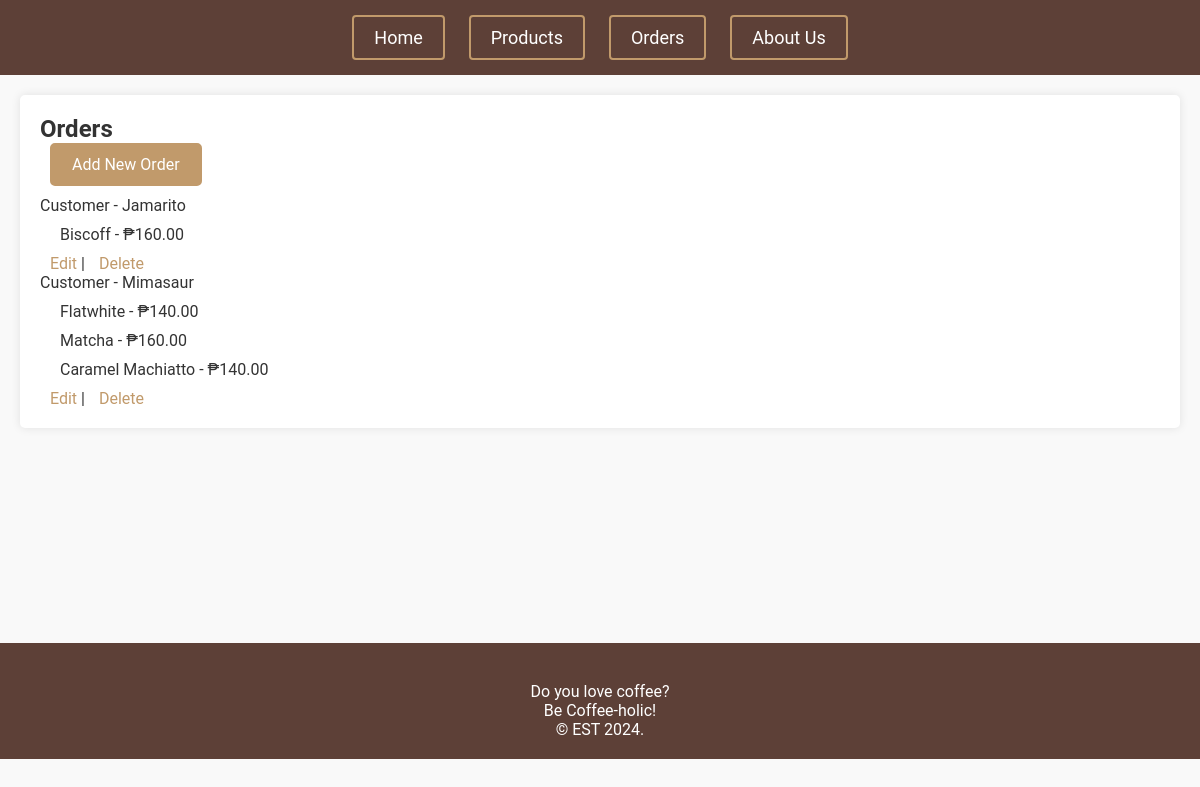
The page /order/ on the database its author committed.
### caffeine/models.py (models this page shows, shortened)
class BaseModel(models.Model):
    created_at = models.DateTimeField(auto_now_add=True, db_index=True)
    updated_at = models.DateTimeField(auto_now=True)
    class Meta:
        abstract = True

class OrderItem(BaseModel):
    name = models.CharField(max_length=100, null=True, blank=True)
    product = models.ManyToManyField(Product, blank=True)

class Product(BaseModel):
    name = models.CharField(max_length=200)
    description = models.TextField()
    category = models.ForeignKey(Category, on_delete=models.CASCADE)
    price = models.DecimalField(max_digits=10, decimal_places=2)

### caffeine/views.py (the view)
# urls.py: path('order/', views.OrderListView.as_view(), name='order_list'),
class OrderListView(ListView):
    model = OrderItem
    template_name = 'order_list.html'
    context_object_name = 'orders'
    def get(self, request, *args, **kwargs):
        return super().get(request, *args, **kwargs)

### caffeine/templates/order_list.html (shortened to what this page needs)
{% extends 'base.html' %}
{% block content %}
<div class="order-list">
  <h2>Orders</h2>
  <a href="{% url 'order-add' %}" class="btn btn-outline-primary">Add New Order</a><br>
  <ul>
    {% for order in orders %}
    <li>Customer - {{order.name}}</li>
      <ul>
        {% for product in order.product.all %}
          <li>{{ product.name }} - ₱{{product.price}}</li>
        {% endfor %}
      </ul>
      <a href="{{order.id}}/edit" >Edit</a> |
      <a href="{{order.id}}/delete" >Delete</a>
    {% endfor %}
  </ul>
</div>
{% endblock %}

### caffeine/static/css/style.css (style rules this page uses)
body, h1, h2, h3, p, ul, ol, li { margin: 0; padding: 0; }
body { font-family: 'Roboto Slab', sans-serif; background-color: #F5EFE6; }
h2 { color: #333; }
.btn { display: inline-block; padding: 8px 16px; font-size: 16px; text-align: center; text-decoration: none; margin-bottom: 10px; border: 2px solid #C19A6B; color: #C19A6B; border-radius: 4px; transition: background-color 0.3s; }
ul { list-style-type: none; padding: 0; }
li { margin-bottom: 5px; }
ul ul { margin-top: 5px; margin-left: 20px; }
body { font-family: 'Roboto', sans-serif; background-color: #f9f9f9; color: #333; }
.order-list { background-color: #fff; padding: 20px; border-radius: 5px; box-shadow: 0 0 10px rgba(0, 0, 0, 0.1); }
.order-list h2 { color: #333; }
.order-list ul { list-style-type: none; }
.order-list li { margin-bottom: 10px; }
.order-list .btn { display: inline-block; background-color: #C19A6B; color: #fff; padding: 10px 20px; text-decoration: none; border-radius: 5px; margin-bottom: 10px; }
.order-list a { text-decoration: none; color: #C19A6B; margin-left: 10px; }

### rows shown on the page
OrderItem: name "Jamarito"
Product: name "Biscoff", price "160.00"
OrderItem: name "Mimasaur"
Product: name "Flatwhite", price "140.00"
Product: name "Matcha", price "160.00"
Product: name "Caramel Machiatto", price "140.00"
